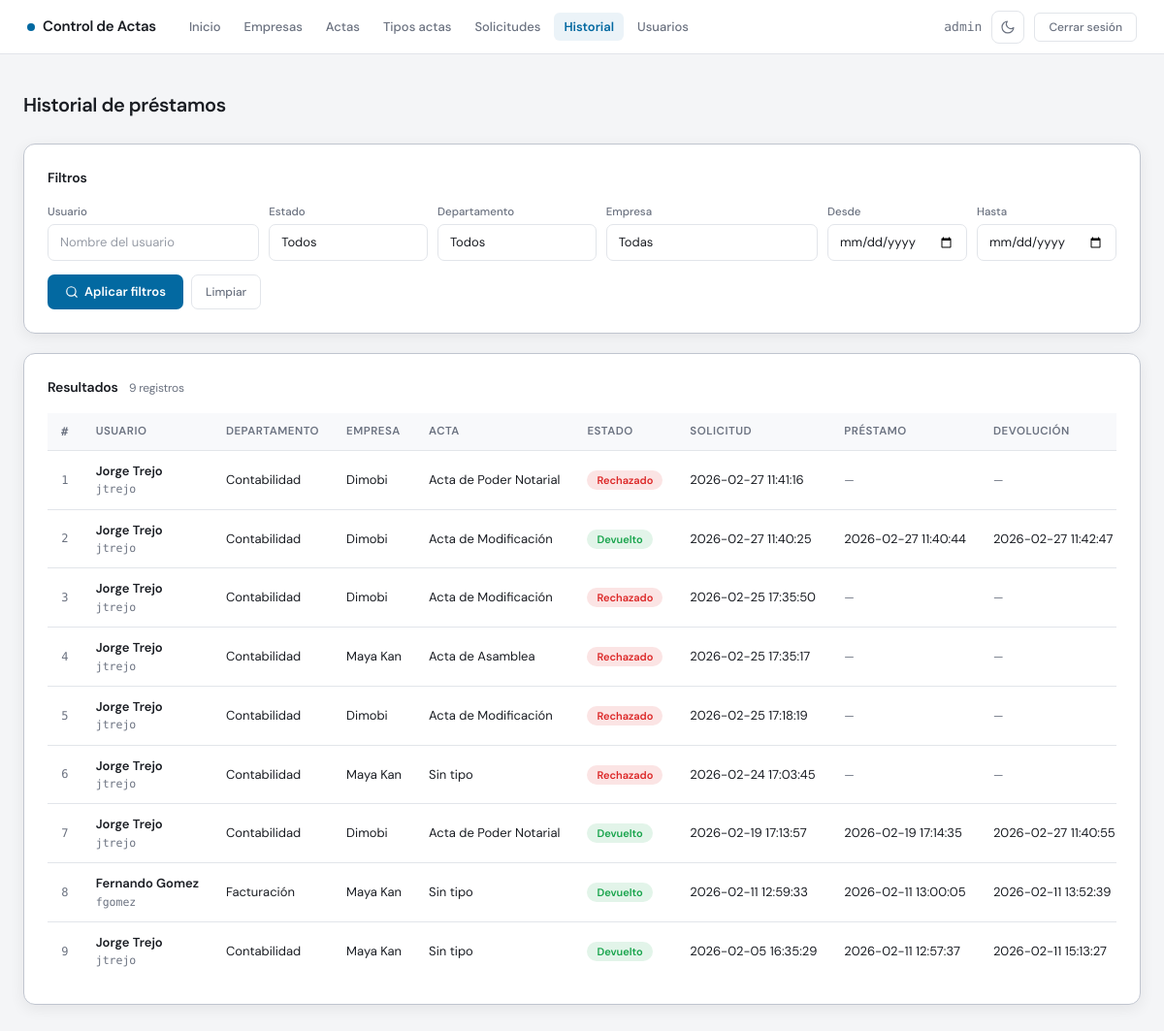
Page /admin/historial.php (signed in) on the committed database.
### tables this page shows
CREATE TABLE `prestamos` (
  `id_prestamo` int(11) NOT NULL,
  `id_acta` int(11) NOT NULL,
  `id_usuario` int(11) NOT NULL,
  `fecha_solicitud` datetime NOT NULL,
  `fecha_prestamo` datetime DEFAULT NULL,
  `fecha_devolucion` datetime DEFAULT NULL,
  `estado` enum('pendiente','prestado','devolucion_pendiente','devuelto','rechazado') NOT NULL
);

CREATE TABLE `usuarios` (
  `id_usuario` int(11) NOT NULL,
  `nombre` varchar(100) DEFAULT NULL,
  `departamento` enum('Contabilidad','Facturación','Sistemas','Nominas','Fiscal') NOT NULL,
  `usuario` varchar(50) NOT NULL,
  `password` varchar(50) NOT NULL,
  `rol` enum('admin','usuario') NOT NULL,
  `activo` tinyint(1) DEFAULT 1
);

CREATE TABLE `empresas` (
  `id_empresa` int(11) NOT NULL,
  `nombre_empresa` varchar(150) NOT NULL,
  `rfc` varchar(20) DEFAULT NULL,
  `fecha_constitucion` date DEFAULT NULL
);

CREATE TABLE `tipos_acta` (
  `id_tipo` int(11) NOT NULL,
  `nombre_tipo` varchar(100) NOT NULL,
  `activo` tinyint(1) DEFAULT 1
);

### admin/historial.php (the view, shortened to what this page needs)
<?php
require_once "../config/db.php";
$usuario      = $_GET['usuario']      ?? '';
$desde        = $_GET['desde']        ?? '';
$hasta        = $_GET['hasta']        ?? '';
$where = "WHERE 1=1";
$por_pagina  = 10;
$pagina      = isset($_GET['p']) ? max(1, (int)$_GET['p']) : 1;
$offset      = ($pagina - 1) * $por_pagina;
$total_res   = mysqli_query($conn, "
    SELECT COUNT(*) FROM prestamos p
    JOIN usuarios u   ON p.id_usuario = u.id_usuario
    JOIN actas a      ON p.id_acta    = a.id_acta
    LEFT JOIN tipos_acta t ON a.id_tipo = t.id_tipo
    JOIN empresas e   ON a.id_empresa = e.id_empresa
    $where
");
$total_filas = mysqli_fetch_row($total_res)[0];
$num_inicio  = $offset + 1;
$historial = mysqli_query($conn, "
    SELECT
        p.id_prestamo, p.estado, p.fecha_solicitud, p.fecha_prestamo, p.fecha_devolucion,
        u.nombre, u.usuario, u.departamento,
        t.nombre_tipo, e.nombre_empresa
    FROM prestamos p
    JOIN usuarios u   ON p.id_usuario = u.id_usuario
    JOIN actas a      ON p.id_acta    = a.id_acta
    LEFT JOIN tipos_acta t ON a.id_tipo    = t.id_tipo
    JOIN empresas e   ON a.id_empresa = e.id_empresa
    $where
    ORDER BY p.fecha_solicitud DESC
    LIMIT $por_pagina OFFSET $offset
");
?>
<!DOCTYPE html>
<html lang="es" data-theme="light">
<head>
    <link href="https://cdn.jsdelivr.net/npm/bootstrap@5.3.2/dist/css/bootstrap.min.css" rel="stylesheet">
</head>
<body>
<nav>
    <div class="nav-left">
        <a href="dashboard.php" class="nav-brand">Control de Actas</a>
        <div class="nav-links">
            <a href="dashboard.php"  class="nav-link-item">Inicio</a>
            <a href="empresas.php"   class="nav-link-item">Empresas</a>
            <a href="actas.php"      class="nav-link-item">Actas</a>
            <a href="tipos_acta.php" class="nav-link-item">Tipos actas</a>
            <a href="solicitudes.php"class="nav-link-item">Solicitudes</a>
            <a href="historial.php"  class="nav-link-item active">Historial</a>
            <a href="usuarios.php"   class="nav-link-item">Usuarios</a>
        </div>
    </div>
    <div class="nav-right">
        <span class="nav-user"><?= $_SESSION['usuario'] ?></span>
        <button class="btn-theme" id="themeToggle" title="Cambiar tema">
            <svg class="icon-moon" viewBox="0 0 24 24">
                <path d="M21 12.79A9 9 0 1 1 11.21 3 7 7 0 0 0 21 12.79z"/>
            </svg>
        </button>
        <a href="../auth/logout.php" class="btn-logout">Cerrar sesión</a>
    </div>
</nav>
<div class="main">
    <div class="page-header">
        <h1>Historial de préstamos</h1>
    </div>
    <div class="card">
        <div class="card-title">Filtros</div>
        <form method="GET">
            <div class="filters-grid">
                <div class="form-group">
                    <label>Usuario</label>
                    <input type="text" name="usuario" class="form-control"
                           placeholder="Nombre del usuario"
                           value="<?= htmlspecialchars($usuario) ?>">
                </div>
                <div class="form-group">
                    <label>Estado</label>
                    <select name="estado" class="form-select">
                        <option value="">Todos</option>
                    </select>
                </div>
                <div class="form-group">
                    <label>Departamento</label>
                    <select name="departamento" class="form-select">
                        <option value="">Todos</option>
                    </select>
                </div>
                <div class="form-group">
                    <label>Empresa</label>
                    <select name="empresa" class="form-select">
                        <option value="">Todas</option>
                    </select>
                </div>
                <div class="form-group">
                    <label>Desde</label>
                    <input type="date" name="desde" class="form-control" value="<?= $desde ?>">
                </div>
                <div class="form-group">
                    <label>Hasta</label>
                    <input type="date" name="hasta" class="form-control" value="<?= $hasta ?>">
                </div>
            </div>
            <div class="filter-actions">
                <button type="submit" class="btn-filter">
                    <svg viewBox="0 0 24 24"><circle cx="11" cy="11" r="8"/><line x1="21" y1="21" x2="16.65" y2="16.65"/></svg>
                    Aplicar filtros
                </button>
                <a href="historial.php" class="btn-clear">Limpiar</a>
            </div>
        </form>
    </div>
    <div class="card">
        <div class="card-title">
            Resultados
            <?php if($total_filas > 0): ?>
                <span style="font-size:12px;font-weight:400;color:var(--text-soft);margin-left:8px"><?= $total_filas ?> registro<?= $total_filas != 1 ? 's' : '' ?></span>
            <?php endif; ?>
        </div>
        <div class="table-wrap">
            <table>
                <thead>
                    <tr>
                        <th class="col-num" style="text-align:center">#</th>
                        <th>Usuario</th>
                        <th>Departamento</th>
                        <th>Empresa</th>
                        <th>Acta</th>
                        <th>Estado</th>
                        <th>Solicitud</th>
                        <th>Préstamo</th>
                        <th>Devolución</th>
                    </tr>
                </thead>
                <tbody>
                <?php
                $estadoMap = ['pendiente'=>'badge-pendiente','prestado'=>'badge-prestado','devolucion_pendiente'=>'badge-devolucion','devuelto'=>'badge-devuelto','rechazado'=>'badge-rechazado'];
                $labelMap  = ['pendiente'=>'Pendiente','prestado'=>'Prestado','devolucion_pendiente'=>'Dev. pendiente','devuelto'=>'Devuelto','rechazado'=>'Rechazado'];
                $num = $num_inicio;
                while($h = mysqli_fetch_assoc($historial)){
                    $cls = $estadoMap[$h['estado']] ?? 'badge-pendiente';
                    $lbl = $labelMap[$h['estado']]  ?? $h['estado'];
                ?>
                    <tr>
                        <td class="col-num" style="text-align:center"><?= $num++ ?></td>
                        <td>
                            <div class="user-name"><?= $h['nombre'] ?></div>
                            <div class="user-handle"><?= $h['usuario'] ?></div>
                        </td>
                        <td><?= $h['departamento'] ?></td>
                        <td><?= $h['nombre_empresa'] ?></td>
                        <td><?= $h['nombre_tipo'] ?? 'Sin tipo' ?></td>
                        <td><span class="badge-estado <?= $cls ?>"><?= $lbl ?></span></td>
                        <td><?= $h['fecha_solicitud'] ?></td>
                        <td><?= $h['fecha_prestamo']   ?? '<span class="date-empty">—</span>' ?></td>
                        <td><?= $h['fecha_devolucion'] ?? '<span class="date-empty">—</span>' ?></td>
                    </tr>
                <?php } ?>
                </tbody>
            </table>
        </div>
    </div>
</div>
</body>
</html>

### rows in the picture
prestamos: id_usuario.nombre "Jorge Trejo", id_usuario.usuario "jtrejo", id_usuario.departamento "Contabilidad", empresas.nombre_empresa "Dimobi", tipos_acta.nombre_tipo "Acta de Poder Notarial", estado "Rechazado", fecha_solicitud "2026-02-27 11:41:16", fecha_prestamo "—", fecha_devolucion "—"
prestamos: id_usuario.nombre "Jorge Trejo", id_usuario.usuario "jtrejo", id_usuario.departamento "Contabilidad", empresas.nombre_empresa "Dimobi", tipos_acta.nombre_tipo "Acta de Modificación", estado "Devuelto", fecha_solicitud "2026-02-27 11:40:25", fecha_prestamo "2026-02-27 11:40:44", fecha_devolucion "2026-02-27 11:42:47"
prestamos: id_usuario.nombre "Jorge Trejo", id_usuario.usuario "jtrejo", id_usuario.departamento "Contabilidad", empresas.nombre_empresa "Dimobi", tipos_acta.nombre_tipo "Acta de Modificación", estado "Rechazado", fecha_solicitud "2026-02-25 17:35:50", fecha_prestamo "—", fecha_devolucion "—"
prestamos: id_usuario.nombre "Jorge Trejo", id_usuario.usuario "jtrejo", id_usuario.departamento "Contabilidad", empresas.nombre_empresa "Maya Kan", tipos_acta.nombre_tipo "Acta de Asamblea", estado "Rechazado", fecha_solicitud "2026-02-25 17:35:17", fecha_prestamo "—", fecha_devolucion "—"
prestamos: id_usuario.nombre "Jorge Trejo", id_usuario.usuario "jtrejo", id_usuario.departamento "Contabilidad", empresas.nombre_empresa "Dimobi", tipos_acta.nombre_tipo "Acta de Modificación", estado "Rechazado", fecha_solicitud "2026-02-25 17:18:19", fecha_prestamo "—", fecha_devolucion "—"
prestamos: id_usuario.nombre "Jorge Trejo", id_usuario.usuario "jtrejo", id_usuario.departamento "Contabilidad", empresas.nombre_empresa "Maya Kan", nombre_tipo "Sin tipo", estado "Rechazado", fecha_solicitud "2026-02-24 17:03:45", fecha_prestamo "—", fecha_devolucion "—"
prestamos: id_usuario.nombre "Jorge Trejo", id_usuario.usuario "jtrejo", id_usuario.departamento "Contabilidad", empresas.nombre_empresa "Dimobi", tipos_acta.nombre_tipo "Acta de Poder Notarial", estado "Devuelto", fecha_solicitud "2026-02-19 17:13:57", fecha_prestamo "2026-02-19 17:14:35", fecha_devolucion "2026-02-27 11:40:55"
prestamos: id_usuario.nombre "Fernando Gomez", id_usuario.usuario "fgomez", id_usuario.departamento "Facturación", empresas.nombre_empresa "Maya Kan", nombre_tipo "Sin tipo", estado "Devuelto", fecha_solicitud "2026-02-11 12:59:33", fecha_prestamo "2026-02-11 13:00:05", fecha_devolucion "2026-02-11 13:52:39"
prestamos: id_usuario.nombre "Jorge Trejo", id_usuario.usuario "jtrejo", id_usuario.departamento "Contabilidad", empresas.nombre_empresa "Maya Kan", nombre_tipo "Sin tipo", estado "Devuelto", fecha_solicitud "2026-02-05 16:35:29", fecha_prestamo "2026-02-11 12:57:37", fecha_devolucion "2026-02-11 15:13:27"

### other values in the picture
$_SESSION['usuario'] "admin"
$total_filas "9"
